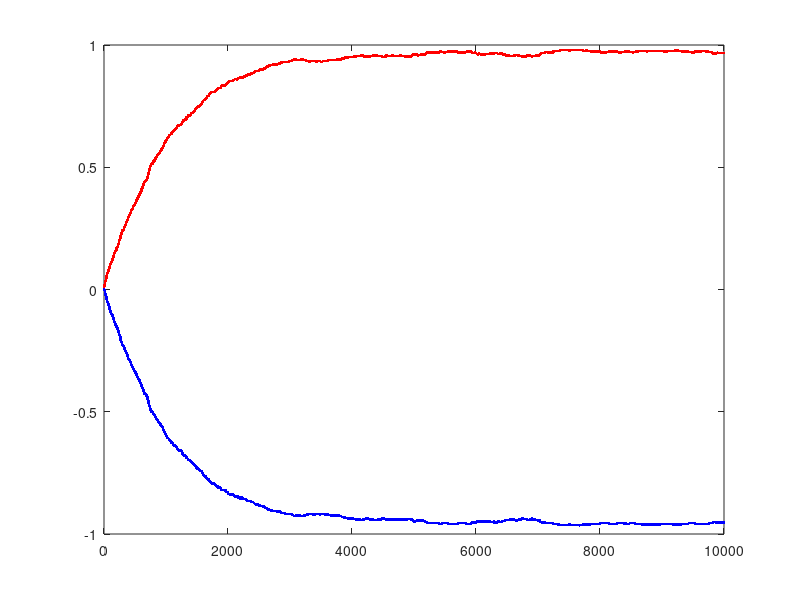

Here is the MATLAB script that generated this plot: (Note: this script raises an error after producing the figure.)
load outputej2a.txt
m = outputej2a(:,1);
e = outputej2a(:,2);
e = e./1024;

% para plotear no considero la parte de termalización

newe = e(4000:end);
newm = m(4000:end);
e2 = newe.^2;
m2 = newm.^2;
T = 0.5;

C = 1024*(mean(e2) - mean(newe)^2)/(T^2);
trueC = 4*(sech(2))^2;

X = 1024*(mean(m2)-mean(newm)^2)/T;
trueX = 2*(sech(2))^2;

plot(e,'.b')
hold on
plot(m,'.r')
h = legend({'energia'},'magnetizacion')
set(h,'fontsize',15)
legend(h,'location','east')
legend('boxoff')

L = [0:100:10000];
Y = repmat(tanh(2),length(L));

plot(L,Y,'.k','markersize',7)
plot(L,-Y,'.k','markersize',7)

xlabel("paso",'fontsize',15)
ylabel('energia/magnetizacion','fontsize',15)
